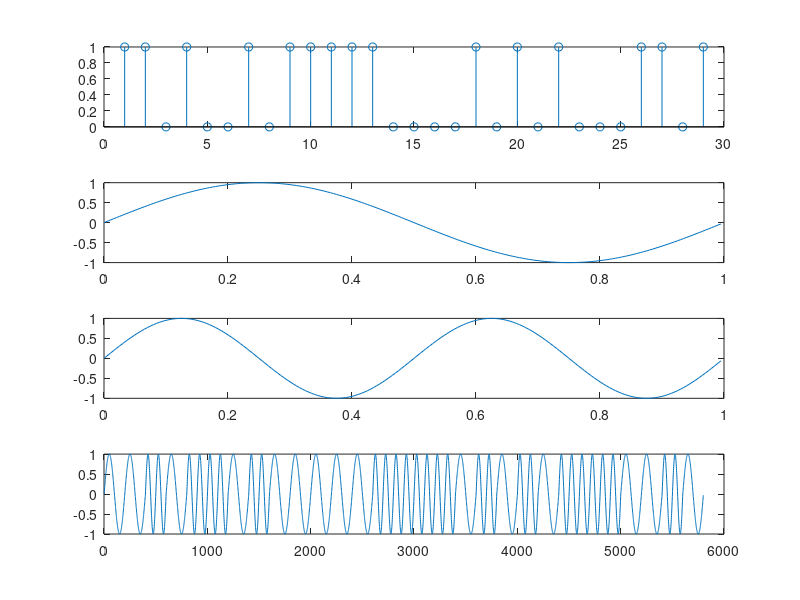

Reproduce this figure in MATLAB.
function Frequency_Shift_Key()
%200 samples
fs = 200;
t = [0:1/fs:1-1/fs];

%Carrier waves
f1 = 1;
carrier_1 = sin(2*pi*f1*t);

f2 = 2;
carrier_2 = sin(2*pi*f2*t);

%Our Signal
x = [1 1 0 1 0 0 1 0 1 1 1 1 1 0 0 0 0 1 0 1 0 1 0 0 0 1 1 0 1];
signal_size = length(x);

%Modulated signal
y = [];
for i=1:signal_size
    if (x(i) == 1)
        temp = carrier_1;
    else
        temp = carrier_2;
    end
    y = cat(2, y, temp);   
end

%plot
figure
subplot(4,1,1)
stem(x)
subplot(4,1,2)
plot(t,carrier_1)
subplot(4,1,3)
plot(t,carrier_2)
subplot(4,1,4)
plot(y)
end
